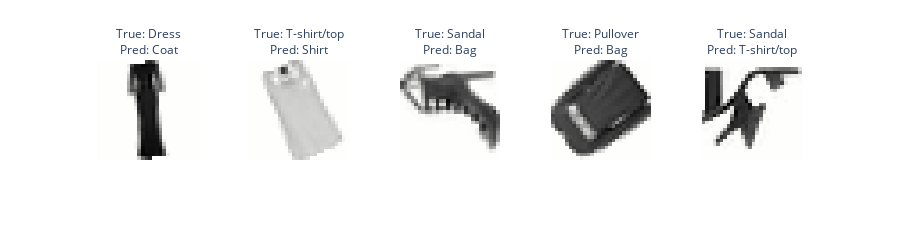

Source (notebook cell):
### Markdown cell above
<!-- END QUESTION -->

## Understanding the Issue

To better understand the model's performance, let's examine some misclassifications. These are instances where the model's predictions differ from the true labels.

In the next cell, we will:
1. Identify misclassified examples from the test dataset.
2. Display these examples along with their predicted and true labels.

Pay close attention to whether the misclassifications are concentrated in specific classes or if they seem random.

### Code cell
# Predict labels for the secret test set
predictions_secret = model.predict(X_test_secret_sc)

# Identify misclassified examples
incorrect_secret = predictions_secret != y_test_secret

# Generate labels for misclassified examples with true and predicted labels
labels = [f"True: {true_label}<br>Pred: {pred_label}"
          for true_label, pred_label in zip(y_test_secret[incorrect_secret], predictions_secret[incorrect_secret])]

# Display misclassified images with their true and predicted labels
show_images(X_test_secret[incorrect_secret], max_images=5, ncols=5, labels=labels, reshape=True)

### Figure 1 — Plotly figure (JSON) as saved in the notebook; plotly's stock layout.template omitted (floating-point values rounded to 4 significant figures; data arrays with more than 128 entries replaced by an {"elided": "..."} marker saying what was removed)
{"data": [{"coloraxis": "coloraxis", "hovertemplate": "x: %{x}<br>y: %{y}<br>color: %{z}<extra></extra>", "name": "0", "type": "heatmap", "xaxis": "x", "yaxis": "y", "z": {"elided": "28x28 float values"}}, {"coloraxis": "coloraxis", "hovertemplate": "x: %{x}<br>y: %{y}<br>color: %{z}<extra></extra>", "name": "1", "type": "heatmap", "xaxis": "x2", "yaxis": "y2", "z": {"elided": "28x28 float values"}}, {"coloraxis": "coloraxis", "hovertemplate": "x: %{x}<br>y: %{y}<br>color: %{z}<extra></extra>", "name": "2", "type": "heatmap", "xaxis": "x3", "yaxis": "y3", "z": {"elided": "28x28 float values"}}, {"coloraxis": "coloraxis", "hovertemplate": "x: %{x}<br>y: %{y}<br>color: %{z}<extra></extra>", "name": "3", "type": "heatmap", "xaxis": "x4", "yaxis": "y4", "z": {"elided": "28x28 float values"}}, {"coloraxis": "coloraxis", "hovertemplate": "x: %{x}<br>y: %{y}<br>color: %{z}<extra></extra>", "name": "4", "type": "heatmap", "xaxis": "x5", "yaxis": "y5", "z": {"elided": "28x28 float values"}}], "layout": {"annotations": [{"font": {}, "showarrow": false, "text": "True: Dress<br>Pred: Coat", "x": 0.092, "xanchor": "center", "xref": "paper", "y": 1, "yanchor": "bottom", "yref": "paper"}, {"font": {}, "showarrow": false, "text": "True: T-shirt/top<br>Pred: Shirt", "x": 0.296, "xanchor": "center", "xref": "paper", "y": 1, "yanchor": "bottom", "yref": "paper"}, {"font": {}, "showarrow": false, "text": "True: Sandal<br>Pred: Bag", "x": 0.5, "xanchor": "center", "xref": "paper", "y": 1, "yanchor": "bottom", "yref": "paper"}, {"font": {}, "showarrow": false, "text": "True: Pullover<br>Pred: Bag", "x": 0.704, "xanchor": "center", "xref": "paper", "y": 1, "yanchor": "bottom", "yref": "paper"}, {"font": {}, "showarrow": false, "text": "True: Sandal<br>Pred: T-shirt/top", "x": 0.908, "xanchor": "center", "xref": "paper", "y": 1, "yanchor": "bottom", "yref": "paper"}], "coloraxis": {"colorscale": [[0, "rgb(254, 254, 253)"], [0.09091, "rgb(224, 224, 223)"], [0.1818, "rgb(197, 197, 195)"], [0.2727, "rgb(171, 171, 170)"], [0.3636, "rgb(146, 146, 145)"], [0.4545, "rgb(124, 123, 122)"], [0.5455, "rgb(102, 101, 101)"], [0.6364, "rgb(81, 80, 80)"], [0.7273, "rgb(59, 59, 59)"], [0.8182, "rgb(38, 38, 38)"], [0.9091, "rgb(16, 16, 16)"], [1, "rgb(0, 0, 0)"]], "showscale": false}, "height": 220, "margin": {"t": 60}, "xaxis": {"anchor": "y", "constrain": "domain", "domain": [0, 0.184], "scaleanchor": "y", "showgrid": false, "showticklabels": false}, "xaxis2": {"anchor": "y2", "domain": [0.204, 0.388], "matches": "x", "showgrid": false, "showticklabels": false}, "xaxis3": {"anchor": "y3", "domain": [0.408, 0.592], "matches": "x", "showgrid": false, "showticklabels": false}, "xaxis4": {"anchor": "y4", "domain": [0.612, 0.796], "matches": "x", "showgrid": false, "showticklabels": false}, "xaxis5": {"anchor": "y5", "domain": [0.816, 1], "matches": "x", "showgrid": false, "showticklabels": false}, "yaxis": {"anchor": "x", "autorange": "reversed", "constrain": "domain", "domain": [0, 1], "showgrid": false, "showticklabels": false}, "yaxis2": {"anchor": "x2", "domain": [0, 1], "matches": "y", "showgrid": false, "showticklabels": false}, "yaxis3": {"anchor": "x3", "domain": [0, 1], "matches": "y", "showgrid": false, "showticklabels": false}, "yaxis4": {"anchor": "x4", "domain": [0, 1], "matches": "y", "showgrid": false, "showticklabels": false}, "yaxis5": {"anchor": "x5", "domain": [0, 1], "matches": "y", "showgrid": false, "showticklabels": false}}}
